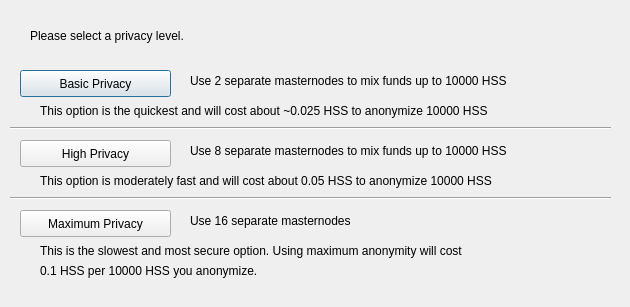
<?xml version="1.0" encoding="UTF-8"?>
<ui version="4.0">
 <class>ObfuscationConfig</class>
 <widget class="QDialog" name="ObfuscationConfig">
  <property name="geometry">
   <rect>
    <x>0</x>
    <y>0</y>
    <width>630</width>
    <height>307</height>
   </rect>
  </property>
  <property name="windowTitle">
   <string>Configure Obfuscation</string>
  </property>
  <widget class="QPushButton" name="buttonBasic">
   <property name="geometry">
    <rect>
     <x>20</x>
     <y>70</y>
     <width>151</width>
     <height>27</height>
    </rect>
   </property>
   <property name="text">
    <string>Basic Privacy</string>
   </property>
  </widget>
  <widget class="QPushButton" name="buttonHigh">
   <property name="geometry">
    <rect>
     <x>20</x>
     <y>140</y>
     <width>151</width>
     <height>27</height>
    </rect>
   </property>
   <property name="text">
    <string>High Privacy</string>
   </property>
  </widget>
  <widget class="QPushButton" name="buttonMax">
   <property name="geometry">
    <rect>
     <x>20</x>
     <y>210</y>
     <width>151</width>
     <height>27</height>
    </rect>
   </property>
   <property name="text">
    <string>Maximum Privacy</string>
   </property>
  </widget>
  <widget class="QLabel" name="label">
   <property name="geometry">
    <rect>
     <x>30</x>
     <y>20</y>
     <width>571</width>
     <height>31</height>
    </rect>
   </property>
   <property name="text">
    <string>Please select a privacy level.</string>
   </property>
  </widget>
  <widget class="QLabel" name="label_2">
   <property name="geometry">
    <rect>
     <x>190</x>
     <y>70</y>
     <width>421</width>
     <height>21</height>
    </rect>
   </property>
   <property name="text">
    <string>Use 2 separate masternodes to mix funds up to 10000 HSS</string>
   </property>
  </widget>
  <widget class="QLabel" name="label_3">
   <property name="geometry">
    <rect>
     <x>190</x>
     <y>140</y>
     <width>411</width>
     <height>21</height>
    </rect>
   </property>
   <property name="text">
    <string>Use 8 separate masternodes to mix funds up to 10000 HSS</string>
   </property>
  </widget>
  <widget class="QLabel" name="label_4">
   <property name="geometry">
    <rect>
     <x>190</x>
     <y>210</y>
     <width>421</width>
     <height>21</height>
    </rect>
   </property>
   <property name="text">
    <string>Use 16 separate masternodes</string>
   </property>
  </widget>
  <widget class="QLabel" name="label_6">
   <property name="geometry">
    <rect>
     <x>40</x>
     <y>100</y>
     <width>561</width>
     <height>21</height>
    </rect>
   </property>
   <property name="text">
    <string>This option is the quickest and will cost about ~0.025 HSS to anonymize 10000 HSS</string>
   </property>
  </widget>
  <widget class="QLabel" name="label_7">
   <property name="geometry">
    <rect>
     <x>40</x>
     <y>170</y>
     <width>561</width>
     <height>21</height>
    </rect>
   </property>
   <property name="text">
    <string>This option is moderately fast and will cost about 0.05 HSS to anonymize 10000 HSS</string>
   </property>
  </widget>
  <widget class="QLabel" name="label_8">
   <property name="geometry">
    <rect>
     <x>40</x>
     <y>240</y>
     <width>561</width>
     <height>21</height>
    </rect>
   </property>
   <property name="text">
    <string>This is the slowest and most secure option. Using maximum anonymity will cost</string>
   </property>
  </widget>
  <widget class="QLabel" name="label_9">
   <property name="geometry">
    <rect>
     <x>40</x>
     <y>260</y>
     <width>561</width>
     <height>21</height>
    </rect>
   </property>
   <property name="text">
    <string>0.1 HSS per 10000 HSS you anonymize.</string>
   </property>
  </widget>
  <widget class="Line" name="line">
   <property name="geometry">
    <rect>
     <x>10</x>
     <y>120</y>
     <width>601</width>
     <height>16</height>
    </rect>
   </property>
   <property name="orientation">
    <enum>Qt::Horizontal</enum>
   </property>
  </widget>
  <widget class="Line" name="line_2">
   <property name="geometry">
    <rect>
     <x>10</x>
     <y>190</y>
     <width>601</width>
     <height>16</height>
    </rect>
   </property>
   <property name="orientation">
    <enum>Qt::Horizontal</enum>
   </property>
  </widget>
 </widget>
 <resources/>
 <connections/>
</ui>
